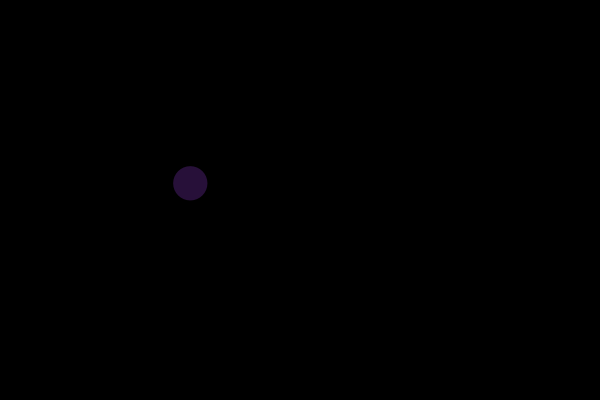
Frame 1 (no input)
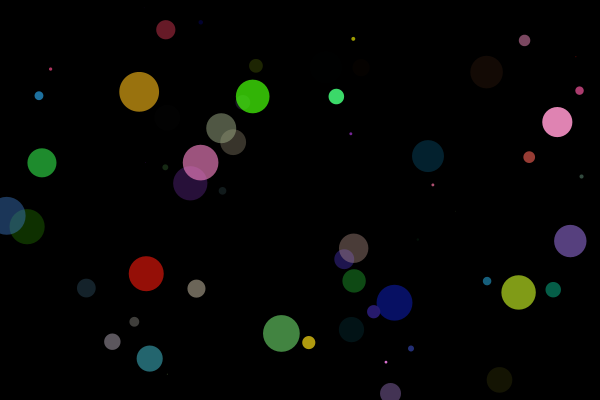
Frame 60 (the mouse pressed at the canvas centre just before this capture)
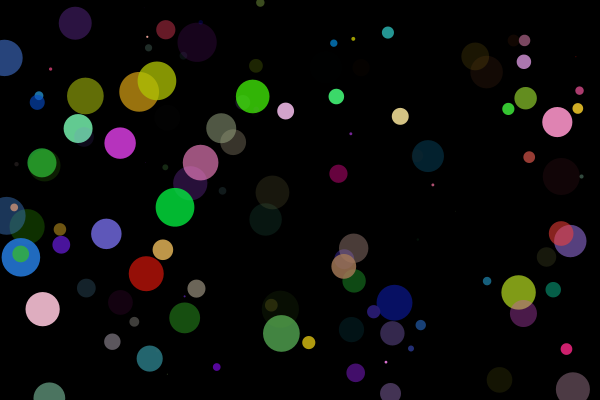
Frame 120 (the mouse held since frame 60 and released just before this capture)

The Processing sketch that drew these frames (run headless with seeded random() and noise(); from frame 60 on, the mouse is pressed at the canvas centre):

// Processing sketch: processing_111906
// ── processing_111906.pde

float r;   

float g;  

float b;  

float a;  

   

float diam;  

float x;  

float y;  

   

void setup() {  

  size(600,400);  

  background(0);  

  smooth();  

}  

   

void draw() {  

     

  r = random(255);  

  g = random(255);  

  b = random(255);  

  a = random(255);  

  diam = random(40);  

  x = random(width);  

  y = random(height);  

     

  noStroke();  

  fill(r,g,b,a);  

  ellipse(x,y,diam,diam);  

}
